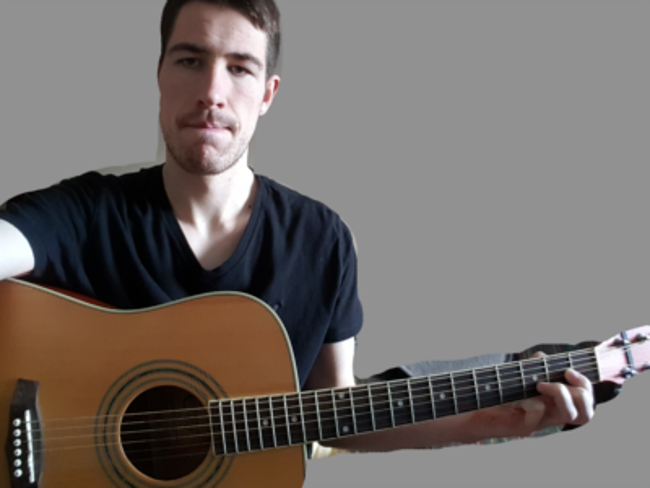
//> input picture OpenCV2Test/OpenCV2Test/guitar1.png, 650 x 488 px
$ ./main   (built with g++ and OpenCV 4)
//> lines starting //> are read from the running program, lines starting //| are printed output that depends on the picture; after the words box and inside, x2 and y2 are one past the last pixel; in counts of white or black regions, pixels touching at a corner belong together
### OpenCV2Test/OpenCV2Test/detectGuitarNeck.h
#pragma once
#include <opencv/cv.h>
#include <opencv/highgui.h>
#include <math.h>

using namespace cv;

void detectGuitarNeck(Mat src);

double calculateAngle(int px1, int py1, int px2, int py2);

void canny(Mat src, Mat &dst, Mat &color_dst, Mat &color_dst2);

### OpenCV2Test/OpenCV2Test/detectGuitarNeck.cpp
#include "detectGuitarNeck.h"

void detectGuitarNeck(Mat src)
{
	Mat dst, color_dst, color_dst2;
	canny(src, dst, color_dst, color_dst2);

	vector<Vec4i> lines, lines2;
	vector<double> angles;

	Point p_max, p_min;
	p_min.x = src.cols;
	p_max.x = 0;
	p_min.y = src.rows;
	p_max.y = 0;

	HoughLinesP(dst, lines, 1, CV_PI / 180, 80, 30, 10);
	lines2.resize(lines.size());
	angles.resize(lines.size());
	for (size_t i = 0; i < lines.size(); i++)
	{
		angles[i] = calculateAngle(lines[i][0], lines[i][1], lines[i][2], lines[i][3]);
	}
	sort(angles.begin(), angles.end());

	int numLines = 0;
	int pxmin_line, pxmax_line, pymin_line, pymax_line;

	double medianAngle = angles[angles.size() / 2];
	for (int i = 0; i < lines.size(); i++)
	{
		line(color_dst, Point(lines[i][0], lines[i][1]),
			Point(lines[i][2], lines[i][3]), Scalar(0, 0, 255), 3, 8);
		double deltaY = lines[i][3] - lines[i][1];
		double deltaX = lines[i][2] - lines[i][0];
		double angle = atan(deltaY / deltaX) * 180 / CV_PI;
		double mag = sqrt(deltaY*deltaY + deltaX*deltaX);
		if (!(angle > -2) && !(angle < -12) && mag > 100)
		{
			line(color_dst2, Point(lines[i][0], lines[i][1]),
				Point(lines[i][2], lines[i][3]), Scalar(0, 0, 255), 3, 8);
			lines2[numLines] = lines[i];
			numLines++;
			int px1 = lines[i][0];
			int px2 = lines[i][2];
			int py1 = lines[i][1];
			int py2 = lines[i][3];

			if (lines[i][0] < p_min.x)
			{
				p_min.x = lines[i][0];
				p_min.y = lines[i][1];
				pxmin_line = i;
			}
			if (lines[i][1] > p_max.y)
			{
				p_max.x = lines[i][0];
				p_max.y = lines[i][1];
				pymax_line = i;
			}
			if (lines[i][2] > p_max.x)
			{
				p_max.x = lines[i][2];
				p_max.y = lines[i][3];
				pxmax_line = i;
			}
			if (lines[i][3] < p_min.y)
			{
				p_min.x = lines[i][2];
				p_min.y = lines[i][3];
				pymin_line = i;
			}
		}
	}
	double pxminAngle = calculateAngle(lines[pxmin_line][0], lines[pxmin_line][1], lines[pxmin_line][2], lines[pxmin_line][3]);
	double pxmaxAngle = calculateAngle(lines[pxmax_line][0], lines[pxmax_line][1], lines[pxmax_line][2], lines[pxmax_line][3]);
	double pyminAngle = calculateAngle(lines[pymin_line][0], lines[pymin_line][1], lines[pymin_line][2], lines[pymin_line][3]);
	double pymaxAngle = calculateAngle(lines[pymax_line][0], lines[pymax_line][1], lines[pymax_line][2], lines[pymax_line][3]);
	//rotate image based on angles
	circle(src, Point(p_max.x, p_max.y), 10, Scalar(255, 0, 0));
	circle(src, Point(p_min.x, p_min.y), 10, Scalar(255, 0, 0));
	circle(src, Point(p_max.x, p_max.y), 10, Scalar(255, 0, 0));
	circle(src, Point(p_min.x, p_min.y), 10, Scalar(255, 0, 0));


	//rectangle(src, Point(py_max.dx, py_max.dy), Point(py_min.dx, py_min.dy), Scalar(0, 0, 255));
	//determine roi from lines in color_dst2

	namedWindow("Source", 1);
	imshow("Source", src);

	namedWindow("Detected Lines", 1);
	imshow("Detected Lines", color_dst2);

	namedWindow("Detected Lines2", 1);
	imshow("Detected Lines2", dst);
	imwrite("DetectedLines.jpg", color_dst2);

	waitKey(0);
}

double calculateAngle(int px1, int py1, int px2, int py2)
{
	double deltaY = py2 - py1;
	double deltaX = px2 - px1;
	double angle = atan((deltaY) / (deltaX)) * 180 / CV_PI;
	return angle;
}

void canny(Mat src, Mat &dst, Mat &color_dst, Mat &color_dst2)
{
	Canny(src, dst, 50, 100, 3);
	imwrite("Canny.jpg", dst);
	cvtColor(dst, color_dst, CV_GRAY2BGR);
	cvtColor(dst, color_dst2, CV_GRAY2BGR);
}

### OpenCV2Test/OpenCV2Test/main.cpp
#include <opencv/cv.h>
#include <opencv/highgui.h>
#include <math.h>

#include "detectGuitarNeck.h"

using namespace cv;

int main(int argc, char** argv)
{
	Mat src;
	src = imread("guitar1.png");
//> src is the input picture: 488 rows x 650 cols, CV_8UC3; mean B, G, R 105.9, 109.1, 115.7
	detectGuitarNeck(src);
//> in canny, `Canny(src, dst, 50, 100, 3);`:
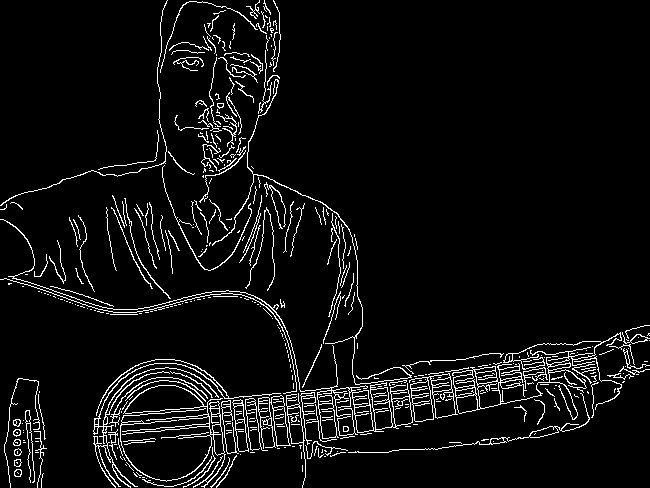
//> dst: 488 rows x 650 cols, CV_8UC1; 5.6% white in thin lines or dots
//> in canny, `cvtColor(dst, color_dst, CV_GRAY2BGR);`: color_dst: 488 rows x 650 cols, CV_8UC3; 5.6% white in thin lines or dots
//> in detectGuitarNeck, `HoughLinesP(dst, lines, 1, CV_PI / 180, 80, 30, 10);`: lines = 124 lines (x1, y1, x2, y2), first 8: [174, 427, 372, 403], [350, 408, 596, 361], [298, 395, 479, 369], [428, 384, 525, 369], [407, 388, 476, 382], [408, 390, 454, 385], [8, 431, 43, 428], [283, 402, 455, 377]
//> in detectGuitarNeck, `lines2.resize(lines.size());`: lines2 = 124 items, first 8: [0, 0, 0, 0], [0, 0, 0, 0], [0, 0, 0, 0], [0, 0, 0, 0], [0, 0, 0, 0], [0, 0, 0, 0], [0, 0, 0, 0], [0, 0, 0, 0]
//> in detectGuitarNeck, `angles.resize(lines.size());`: angles = 124 values from 0 to 0
//> the loop in detectGuitarNeck, `for (size_t i = 0; i < lines.size(); i++)` made 124 passes
//> (deltaY in calculateAngle, deltaX in calculateAngle, angle in calculateAngle) on passes 1 to 12: (-24, 198, -6.91), (-47, 246, -10.82), (-26, 181, -8.17), (-15, 97, -8.79), (-6, 69, -4.97), (-5, 46, -6.2), (-3, 35, -4.9), (-25, 172, -8.27), (-48, 223, -12.15), (-9, 58, -8.82), (-34, 216, -8.95), (-14, 132, -6.05)
//> after the loop in detectGuitarNeck, `for (size_t i = 0; i < lines.size(); i++)`: angles = 124 values, max 89.05 at index 99, min -87.27 at index 117, mean -7.9
//> in detectGuitarNeck, `sort(angles.begin(), angles.end());`: angles = 124 values from -87.27 to 89.05
//> in detectGuitarNeck, `double medianAngle = angles[angles.size() / 2];`: medianAngle = -6.91
//> the loop in detectGuitarNeck, `for (int i = 0; i < lines.size(); i++)` made 124 passes
//> (deltaY, deltaX, angle, mag, px1, px2, py1, py2) on passes 1, 2, 3, 8, 11, 12, 13, 15, 16, 18, 20, 21: (-24, 198, -6.91, 199.4, 174, 372, 427, 403), (-47, 246, -10.82, 250.4, 350, 596, 408, 361), (-26, 181, -8.17, 182.9, 298, 479, 395, 369), (-25, 172, -8.27, 173.8, 283, 455, 402, 377), (-34, 216, -8.95, 218.7, 366, 582, 383, 349), (-14, 132, -6.05, 132.7, 203, 335, 414, 400), (-17, 161, -6.03, 161.9, 145, 306, 423, 406), (-29, 208, -7.94, 210, 189, 397, 435, 406), (-16, 132, -6.91, 133, 155, 287, 431, 415), (-9, 123, -4.18, 123.3, 160, 283, 410, 401), (-19, 224, -4.85, 224.8, 94, 318, 424, 405), (-35, 223, -8.92, 225.7, 211, 434, 438, 403)
//> (deltaY, deltaX, angle, mag) on passes 4, 5, 6, 7, 9, 10: (-15, 97, -8.79, 98.15), (-6, 69, -4.97, 69.26), (-5, 46, -6.2, 46.27), (-3, 35, -4.9, 35.13), (-48, 223, -12.15, 228.1), (-9, 58, -8.82, 58.69)
//> after the loop in detectGuitarNeck, `for (int i = 0; i < lines.size(); i++)`:
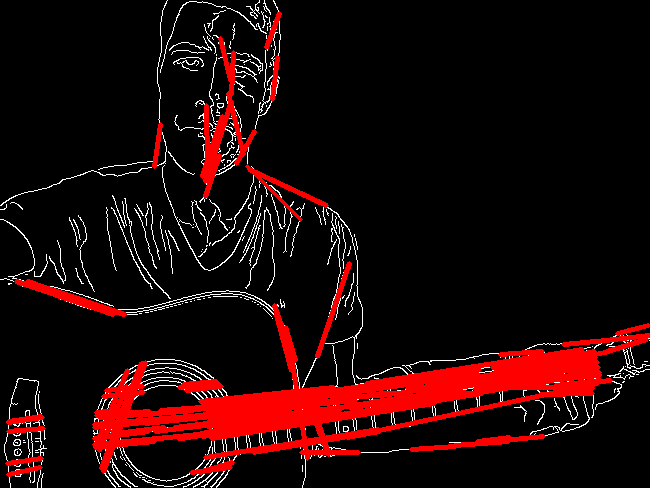
//> color_dst: 488 rows x 650 cols, CV_8UC3; mean B, G, R 7.4, 7.4, 32.1
//> after the loop in detectGuitarNeck, `for (int i = 0; i < lines.size(); i++)`:
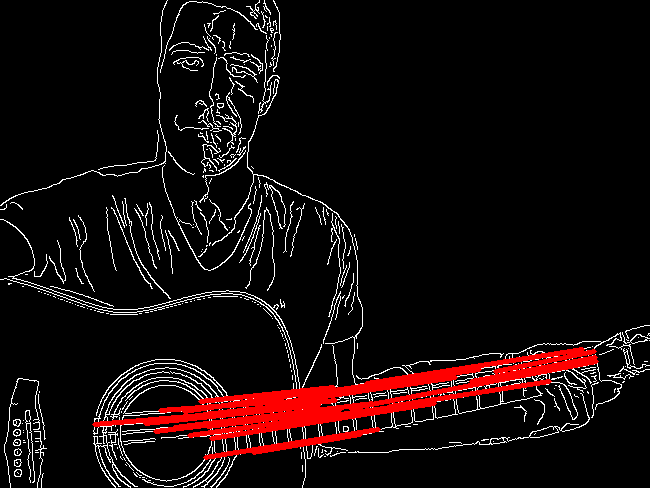
//> color_dst2: 488 rows x 650 cols, CV_8UC3; mean B, G, R 11.1, 11.1, 21.8
//> after the loop in detectGuitarNeck, `for (int i = 0; i < lines.size(); i++)`: numLines = 20
//> in detectGuitarNeck, `double pxminAngle = calculateAngle(lines[pxmin_line][0], lines[pxmin_l..`: pxminAngle = -9.55
//> in detectGuitarNeck, `circle(src, Point(p_max.x, p_max.y), 10, Scalar(255, 0, 0));`: src: 488 rows x 650 cols, CV_8UC3; 56 pixels changed, all inside (x1, y1, x2, y2) = (350, 424, 371, 445)

	return 0;
}
